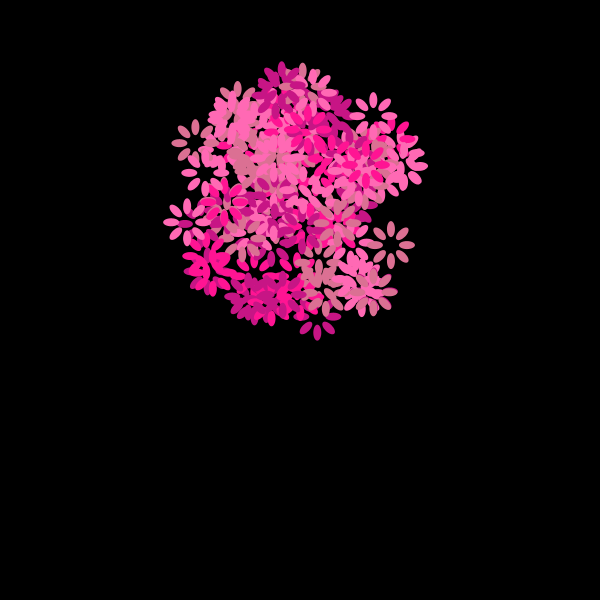
Frame 1 (no input)
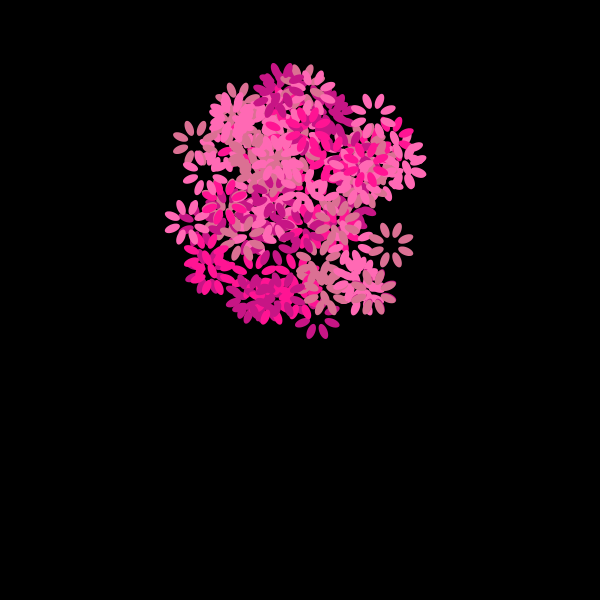
Frame 60 (the mouse pressed at the canvas centre just before this capture)
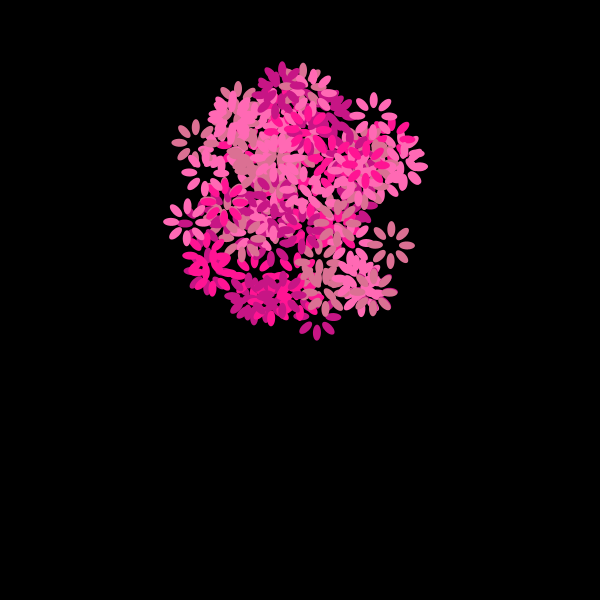
Frame 120 (the mouse held since frame 60 and released just before this capture)

The Processing sketch that drew these frames (run headless with seeded random() and noise(); from frame 60 on, the mouse is pressed at the canvas centre):

// Processing sketch: hanataba
// ── hanataba.pde
int flowerNom = 100;
Flower[] flower = new Flower[flowerNom];

void setup() {
  size(600, 600);
  background(0);
  for ( int i = 0; i < flowerNom; i++){
    flower[i] = new Flower(300,200);
  }
}

void draw() {
  background(0);
    for ( int i = 0; i < flowerNom; i++){
    flower[i].draw();
  }
}

// ── flower.pde
class Flower {
 float angle;
 color c ;
 float x;
 float y;
 float r;
 float theta;
 int size;
 Flower(float basex, float basey){
   
   angle = 0;
   switch( int(random(4))){ 
     case 0: c = color(199,21,133);break;
     case 1: c = color(255,20,147);break;
     case 2: c = color(255,105,180);break;
     case 3: c = color(219,112,147);break;
   }
   r = 120*sqrt(random(1));
   theta = random(TWO_PI);
   x = cos(theta)*r + basex;
   y = sin(theta)*r + basey;
   size = 8;
 }
 
 void draw(){
   pushMatrix();
   translate(x,y);
  noStroke();
  fill(c);
  rotate(angle);
  for (int i = 0; i < 8; i++) {
    ellipse(2*size, 0, 2*size, 1*size);
    rotate(radians(-45));
  }
  popMatrix();
  angle += 0.02;
 }
}
